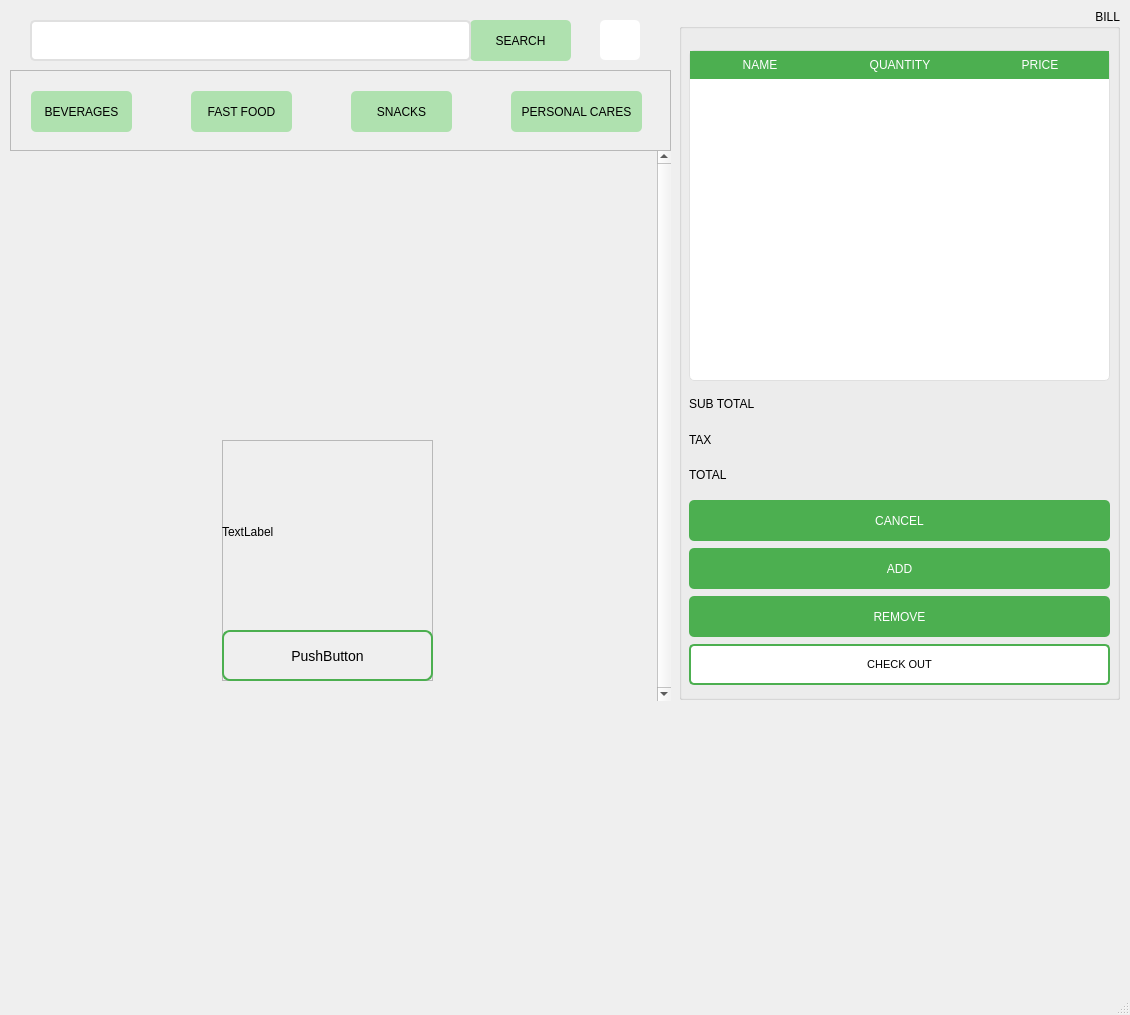
<?xml version="1.0" encoding="UTF-8"?>
<ui version="4.0">
 <class>MainWindow</class>
 <widget class="QMainWindow" name="MainWindow">
  <property name="geometry">
   <rect>
    <x>0</x>
    <y>0</y>
    <width>1130</width>
    <height>1015</height>
   </rect>
  </property>
  <property name="sizePolicy">
   <sizepolicy hsizetype="Fixed" vsizetype="Expanding">
    <horstretch>0</horstretch>
    <verstretch>0</verstretch>
   </sizepolicy>
  </property>
  <property name="windowTitle">
   <string>MainWindow</string>
  </property>
  <property name="autoFillBackground">
   <bool>false</bool>
  </property>
  <widget class="QWidget" name="centralwidget">
   <widget class="QPushButton" name="pushButton_SEARCH">
    <property name="enabled">
     <bool>true</bool>
    </property>
    <property name="geometry">
     <rect>
      <x>470</x>
      <y>20</y>
      <width>101</width>
      <height>41</height>
     </rect>
    </property>
    <property name="styleSheet">
     <string notr="true">QPushButton {
    background-color: #AFE1AF; /* Màu xanh lá */
    color: black; /* Màu chữ trắng */
    border-radius: 5px; /* Bo góc */
    padding: 10px;
}
QPushButton:hover {
    background-color: #45a049; /* Màu xanh lá đậm khi hover */
}</string>
    </property>
    <property name="text">
     <string>SEARCH</string>
    </property>
   </widget>
   <widget class="QLineEdit" name="search_bar">
    <property name="geometry">
     <rect>
      <x>30</x>
      <y>20</y>
      <width>441</width>
      <height>41</height>
     </rect>
    </property>
    <property name="styleSheet">
     <string notr="true">QLineEdit {
    border: 2px solid #E0E0E0;
    border-radius: 5px;
    padding: 5px 10px;
    font-size: 14px;
}

QLineEdit:focus {
    border: 2px solid #4CAF50;
}</string>
    </property>
   </widget>
   <widget class="QScrollArea" name="scrollArea">
    <property name="geometry">
     <rect>
      <x>10</x>
      <y>70</y>
      <width>661</width>
      <height>81</height>
     </rect>
    </property>
    <property name="styleSheet">
     <string notr="true">QScrollBar:vertical {
    border: none;
    background: #F5F7FA;
    width: 8px;
    margin: 0px 0px 0px 0px;
}

QScrollBar::handle:vertical {
    background: #4CAF50;
    border-radius: 4px;
}

QScrollBar::handle:vertical:hover {
    background: #388E3C;
}</string>
    </property>
    <property name="verticalScrollBarPolicy">
     <enum>Qt::ScrollBarAlwaysOff</enum>
    </property>
    <property name="sizeAdjustPolicy">
     <enum>QAbstractScrollArea::AdjustIgnored</enum>
    </property>
    <property name="widgetResizable">
     <bool>true</bool>
    </property>
    <widget class="QWidget" name="scrollContent1">
     <property name="geometry">
      <rect>
       <x>0</x>
       <y>0</y>
       <width>659</width>
       <height>79</height>
      </rect>
     </property>
     <widget class="QPushButton" name="pushButton_Beverages">
      <property name="geometry">
       <rect>
        <x>20</x>
        <y>20</y>
        <width>101</width>
        <height>41</height>
       </rect>
      </property>
      <property name="styleSheet">
       <string notr="true">QPushButton {
    background-color: #AFE1AF; /* Màu xanh lá */
    color: black; /* Màu chữ trắng */
    border-radius: 5px; /* Bo góc */
    padding: 10px;
}
QPushButton:hover {
    background-color: #45a049; /* Màu xanh lá đậm khi hover */
}</string>
      </property>
      <property name="text">
       <string>BEVERAGES</string>
      </property>
     </widget>
     <widget class="QPushButton" name="pushButton_FastFood">
      <property name="geometry">
       <rect>
        <x>180</x>
        <y>20</y>
        <width>101</width>
        <height>41</height>
       </rect>
      </property>
      <property name="styleSheet">
       <string notr="true">QPushButton {
    background-color: #AFE1AF; /* Màu xanh lá */
    color: black; /* Màu chữ trắng */
    border-radius: 5px; /* Bo góc */
    padding: 10px;
}
QPushButton:hover {
    background-color: #45a049; /* Màu xanh lá đậm khi hover */
}</string>
      </property>
      <property name="text">
       <string>FAST FOOD</string>
      </property>
     </widget>
     <widget class="QPushButton" name="pushButton_Snacks">
      <property name="geometry">
       <rect>
        <x>340</x>
        <y>20</y>
        <width>101</width>
        <height>41</height>
       </rect>
      </property>
      <property name="styleSheet">
       <string notr="true">QPushButton {
    background-color: #AFE1AF; /* Màu xanh lá */
    color: black; /* Màu chữ trắng */
    border-radius: 5px; /* Bo góc */
    padding: 10px;
}
QPushButton:hover {
    background-color: #45a049; /* Màu xanh lá đậm khi hover */
}</string>
      </property>
      <property name="text">
       <string>SNACKS</string>
      </property>
     </widget>
     <widget class="QPushButton" name="pushButton_PersonalCares">
      <property name="geometry">
       <rect>
        <x>500</x>
        <y>20</y>
        <width>131</width>
        <height>41</height>
       </rect>
      </property>
      <property name="styleSheet">
       <string notr="true">QPushButton {
    background-color: #AFE1AF; /* Màu xanh lá */
    color: black; /* Màu chữ trắng */
    border-radius: 5px; /* Bo góc */
    padding: 10px;
}
QPushButton:hover {
    background-color: #45a049; /* Màu xanh lá đậm khi hover */
}</string>
      </property>
      <property name="text">
       <string>PERSONAL CARES</string>
      </property>
     </widget>
    </widget>
   </widget>
   <widget class="QGroupBox" name="groupBox">
    <property name="geometry">
     <rect>
      <x>679</x>
      <y>9</y>
      <width>441</width>
      <height>691</height>
     </rect>
    </property>
    <property name="font">
     <font>
      <pointsize>9</pointsize>
     </font>
    </property>
    <property name="title">
     <string>BILL</string>
    </property>
    <property name="alignment">
     <set>Qt::AlignRight|Qt::AlignTop|Qt::AlignTrailing</set>
    </property>
    <property name="flat">
     <bool>true</bool>
    </property>
    <property name="checkable">
     <bool>false</bool>
    </property>
    <widget class="QTableWidget" name="cart_table">
     <property name="geometry">
      <rect>
       <x>10</x>
       <y>41</y>
       <width>421</width>
       <height>331</height>
      </rect>
     </property>
     <property name="styleSheet">
      <string notr="true">QTableWidget {
    background: white;
    border-radius: 5px;
    border: 1px solid #E0E0E0;
    gridline-color: #E0E0E0;
}

QTableWidget::item {
    padding: 8px;
}

QHeaderView::section {
    background: #4CAF50;
    color: white;
    padding: 5px;
    border: none;
}</string>
     </property>
     <property name="frameShape">
      <enum>QFrame::NoFrame</enum>
     </property>
     <property name="verticalScrollBarPolicy">
      <enum>Qt::ScrollBarAsNeeded</enum>
     </property>
     <property name="horizontalScrollBarPolicy">
      <enum>Qt::ScrollBarAlwaysOff</enum>
     </property>
     <property name="sizeAdjustPolicy">
      <enum>QAbstractScrollArea::AdjustToContents</enum>
     </property>
     <property name="autoScrollMargin">
      <number>26</number>
     </property>
     <property name="selectionMode">
      <enum>QAbstractItemView::MultiSelection</enum>
     </property>
     <property name="selectionBehavior">
      <enum>QAbstractItemView::SelectRows</enum>
     </property>
     <attribute name="horizontalHeaderCascadingSectionResizes">
      <bool>false</bool>
     </attribute>
     <attribute name="horizontalHeaderDefaultSectionSize">
      <number>140</number>
     </attribute>
     <attribute name="horizontalHeaderStretchLastSection">
      <bool>true</bool>
     </attribute>
     <attribute name="verticalHeaderDefaultSectionSize">
      <number>31</number>
     </attribute>
     <attribute name="verticalHeaderHighlightSections">
      <bool>false</bool>
     </attribute>
     <attribute name="verticalHeaderMinimumSectionSize">
      <number>31</number>
     </attribute>
     <column>
      <property name="text">
       <string>NAME</string>
      </property>
     </column>
     <column>
      <property name="text">
       <string>QUANTITY</string>
      </property>
     </column>
     <column>
      <property name="text">
       <string>PRICE</string>
      </property>
     </column>
    </widget>
    <widget class="QWidget" name="verticalLayoutWidget">
     <property name="geometry">
      <rect>
       <x>10</x>
       <y>490</y>
       <width>421</width>
       <height>191</height>
      </rect>
     </property>
     <layout class="QVBoxLayout" name="verticalLayout">
      <item>
       <widget class="QPushButton" name="pushButton_ADD_2">
        <property name="sizePolicy">
         <sizepolicy hsizetype="Preferred" vsizetype="Preferred">
          <horstretch>0</horstretch>
          <verstretch>0</verstretch>
         </sizepolicy>
        </property>
        <property name="maximumSize">
         <size>
          <width>439</width>
          <height>41</height>
         </size>
        </property>
        <property name="styleSheet">
         <string notr="true">QPushButton {
    background-color: #4CAF50; /* Màu xanh lá */
    color: white; /* Màu chữ trắng */
    border-radius: 5px; /* Bo góc */
    padding: 10px;
}
QPushButton:hover {
    background-color: #45a049; /* Màu xanh lá đậm khi hover */
}
QPushButton:pressed {
    background-color: #388E3C;
}
</string>
        </property>
        <property name="text">
         <string>CANCEL</string>
        </property>
       </widget>
      </item>
      <item>
       <widget class="QPushButton" name="pushButton_ADD">
        <property name="sizePolicy">
         <sizepolicy hsizetype="Preferred" vsizetype="Preferred">
          <horstretch>0</horstretch>
          <verstretch>0</verstretch>
         </sizepolicy>
        </property>
        <property name="maximumSize">
         <size>
          <width>439</width>
          <height>41</height>
         </size>
        </property>
        <property name="styleSheet">
         <string notr="true">QPushButton {
    background-color: #4CAF50; /* Màu xanh lá */
    color: white; /* Màu chữ trắng */
    border-radius: 5px; /* Bo góc */
    padding: 10px;
}
QPushButton:hover {
    background-color: #45a049; /* Màu xanh lá đậm khi hover */
}
QPushButton:pressed {
    background-color: #388E3C;
}
</string>
        </property>
        <property name="text">
         <string>ADD</string>
        </property>
       </widget>
      </item>
      <item>
       <widget class="QPushButton" name="pushButton_REMOVE">
        <property name="maximumSize">
         <size>
          <width>439</width>
          <height>41</height>
         </size>
        </property>
        <property name="styleSheet">
         <string notr="true">QPushButton {
    background-color: #4CAF50; /* Màu xanh lá */
    color: white; /* Màu chữ trắng */
    border-radius: 5px; /* Bo góc */
    padding: 10px;
}
QPushButton:hover {
    background-color: #45a049; /* Màu xanh lá đậm khi hover */
}
QPushButton:pressed {
    background-color: #388E3C;
}
</string>
        </property>
        <property name="text">
         <string>REMOVE</string>
        </property>
       </widget>
      </item>
      <item>
       <widget class="QPushButton" name="pushButton_CHECKOUT">
        <property name="maximumSize">
         <size>
          <width>439</width>
          <height>41</height>
         </size>
        </property>
        <property name="font">
         <font>
          <pointsize>8</pointsize>
         </font>
        </property>
        <property name="styleSheet">
         <string notr="true">QPushButton {
    background-color: white; /* Màu xanh lá */
	border: 2px solid #4CAF50;
    color: black
; /* Màu chữ trắng */
    border-radius: 5px; /* Bo góc */
    padding: 10px;
}
QPushButton:hover {
    background-color: #45a049; /* Màu xanh lá đậm khi hover */
}
QPushButton:pressed {
    background-color: #388E3C;
}

</string>
        </property>
        <property name="text">
         <string>CHECK OUT</string>
        </property>
       </widget>
      </item>
     </layout>
    </widget>
    <widget class="QWidget" name="verticalLayoutWidget_3">
     <property name="geometry">
      <rect>
       <x>10</x>
       <y>380</y>
       <width>211</width>
       <height>101</height>
      </rect>
     </property>
     <layout class="QVBoxLayout" name="verticalLayout_3">
      <item>
       <layout class="QVBoxLayout" name="verticalLayout_8">
        <item>
         <widget class="QLabel" name="label">
          <property name="text">
           <string>SUB TOTAL</string>
          </property>
         </widget>
        </item>
        <item>
         <widget class="QLabel" name="label_2">
          <property name="text">
           <string>TAX</string>
          </property>
         </widget>
        </item>
        <item>
         <widget class="QLabel" name="label_5">
          <property name="text">
           <string>TOTAL</string>
          </property>
         </widget>
        </item>
       </layout>
      </item>
     </layout>
    </widget>
    <widget class="QWidget" name="verticalLayoutWidget_4">
     <property name="geometry">
      <rect>
       <x>220</x>
       <y>380</y>
       <width>211</width>
       <height>101</height>
      </rect>
     </property>
     <layout class="QVBoxLayout" name="verticalLayout_7">
      <item>
       <layout class="QVBoxLayout" name="verticalLayout_9">
        <item>
         <widget class="QLabel" name="label_subtotal">
          <property name="text">
           <string/>
          </property>
         </widget>
        </item>
        <item>
         <widget class="QLabel" name="label_tax">
          <property name="text">
           <string/>
          </property>
         </widget>
        </item>
        <item>
         <widget class="QLabel" name="label_total">
          <property name="text">
           <string/>
          </property>
         </widget>
        </item>
       </layout>
      </item>
     </layout>
    </widget>
   </widget>
   <widget class="QScrollArea" name="scrollArea_products">
    <property name="geometry">
     <rect>
      <x>10</x>
      <y>150</y>
      <width>661</width>
      <height>551</height>
     </rect>
    </property>
    <property name="frameShape">
     <enum>QFrame::NoFrame</enum>
    </property>
    <property name="frameShadow">
     <enum>QFrame::Raised</enum>
    </property>
    <property name="lineWidth">
     <number>3</number>
    </property>
    <property name="verticalScrollBarPolicy">
     <enum>Qt::ScrollBarAlwaysOn</enum>
    </property>
    <property name="horizontalScrollBarPolicy">
     <enum>Qt::ScrollBarAlwaysOff</enum>
    </property>
    <property name="sizeAdjustPolicy">
     <enum>QAbstractScrollArea::AdjustToContents</enum>
    </property>
    <property name="widgetResizable">
     <bool>true</bool>
    </property>
    <widget class="QWidget" name="scrollContent2">
     <property name="enabled">
      <bool>true</bool>
     </property>
     <property name="geometry">
      <rect>
       <x>0</x>
       <y>0</y>
       <width>648</width>
       <height>551</height>
      </rect>
     </property>
     <property name="autoFillBackground">
      <bool>true</bool>
     </property>
     <widget class="QWidget" name="gridLayoutWidget">
      <property name="geometry">
       <rect>
        <x>20</x>
        <y>-30</y>
        <width>601</width>
        <height>881</height>
       </rect>
      </property>
      <layout class="QGridLayout" name="productContainer">
       <property name="sizeConstraint">
        <enum>QLayout::SetMinimumSize</enum>
       </property>
       <property name="leftMargin">
        <number>5</number>
       </property>
       <property name="topMargin">
        <number>0</number>
       </property>
       <property name="rightMargin">
        <number>10</number>
       </property>
       <property name="horizontalSpacing">
        <number>5</number>
       </property>
       <property name="verticalSpacing">
        <number>10</number>
       </property>
       <item row="0" column="0">
        <widget class="QFrame" name="productTemplate">
         <property name="enabled">
          <bool>true</bool>
         </property>
         <property name="sizePolicy">
          <sizepolicy hsizetype="Fixed" vsizetype="Fixed">
           <horstretch>0</horstretch>
           <verstretch>0</verstretch>
          </sizepolicy>
         </property>
         <property name="maximumSize">
          <size>
           <width>211</width>
           <height>241</height>
          </size>
         </property>
         <property name="frameShape">
          <enum>QFrame::StyledPanel</enum>
         </property>
         <property name="frameShadow">
          <enum>QFrame::Raised</enum>
         </property>
         <widget class="QWidget" name="verticalLayoutWidget_2">
          <property name="geometry">
           <rect>
            <x>0</x>
            <y>0</y>
            <width>211</width>
            <height>241</height>
           </rect>
          </property>
          <layout class="QVBoxLayout" name="verticalLayout_2">
           <item>
            <widget class="QLabel" name="label_image">
             <property name="maximumSize">
              <size>
               <width>211</width>
               <height>190</height>
              </size>
             </property>
             <property name="autoFillBackground">
              <bool>false</bool>
             </property>
             <property name="text">
              <string>TextLabel</string>
             </property>
             <property name="wordWrap">
              <bool>true</bool>
             </property>
            </widget>
           </item>
           <item>
            <widget class="QPushButton" name="pushButton_product">
             <property name="sizePolicy">
              <sizepolicy hsizetype="Minimum" vsizetype="Expanding">
               <horstretch>211</horstretch>
               <verstretch>51</verstretch>
              </sizepolicy>
             </property>
             <property name="maximumSize">
              <size>
               <width>211</width>
               <height>51</height>
              </size>
             </property>
             <property name="font">
              <font>
               <pointsize>-1</pointsize>
              </font>
             </property>
             <property name="styleSheet">
              <string notr="true">QPushButton {
    background-color: transparent; /* Loại bỏ màu nền */
    border: 2px solid #4CAF50; /* Viền màu xanh lá */
    color: black; /* Màu chữ */
    font-size: 14px;
    border-radius: 8px; /* Bo góc */
    padding: 8px 15px;
}

QPushButton:hover {
    border: 2px solid #388E3C; /* Viền đậm hơn khi hover */
    color: #388E3C; /* Màu chữ thay đổi khi hover */
}

QPushButton:pressed {
    border: 2px solid #1B5E20; /* Viền đậm hơn khi bấm */
    color: #1B5E20;
}</string>
             </property>
             <property name="text">
              <string>PushButton</string>
             </property>
            </widget>
           </item>
          </layout>
         </widget>
        </widget>
       </item>
      </layout>
     </widget>
    </widget>
   </widget>
   <widget class="QPushButton" name="pushButton_icon">
    <property name="geometry">
     <rect>
      <x>600</x>
      <y>20</y>
      <width>40</width>
      <height>40</height>
     </rect>
    </property>
    <property name="styleSheet">
     <string notr="true">QPushButton {
    background-color: #ffffff; /* Màu xanh lá */
    color: black; /* Màu chữ trắng */
    border-radius: 5px; /* Bo góc */
    padding: 10px;
}
QPushButton:hover {
    background-color: #45a049; /* Màu xanh lá đậm khi hover */
}</string>
    </property>
    <property name="text">
     <string/>
    </property>
    <property name="iconSize">
     <size>
      <width>30</width>
      <height>30</height>
     </size>
    </property>
   </widget>
   <zorder>scrollArea_products</zorder>
   <zorder>pushButton_SEARCH</zorder>
   <zorder>search_bar</zorder>
   <zorder>scrollArea</zorder>
   <zorder>groupBox</zorder>
   <zorder>pushButton_icon</zorder>
  </widget>
  <widget class="QMenuBar" name="menubar">
   <property name="geometry">
    <rect>
     <x>0</x>
     <y>0</y>
     <width>1130</width>
     <height>18</height>
    </rect>
   </property>
  </widget>
  <widget class="QStatusBar" name="statusbar"/>
 </widget>
 <resources/>
 <connections/>
</ui>
